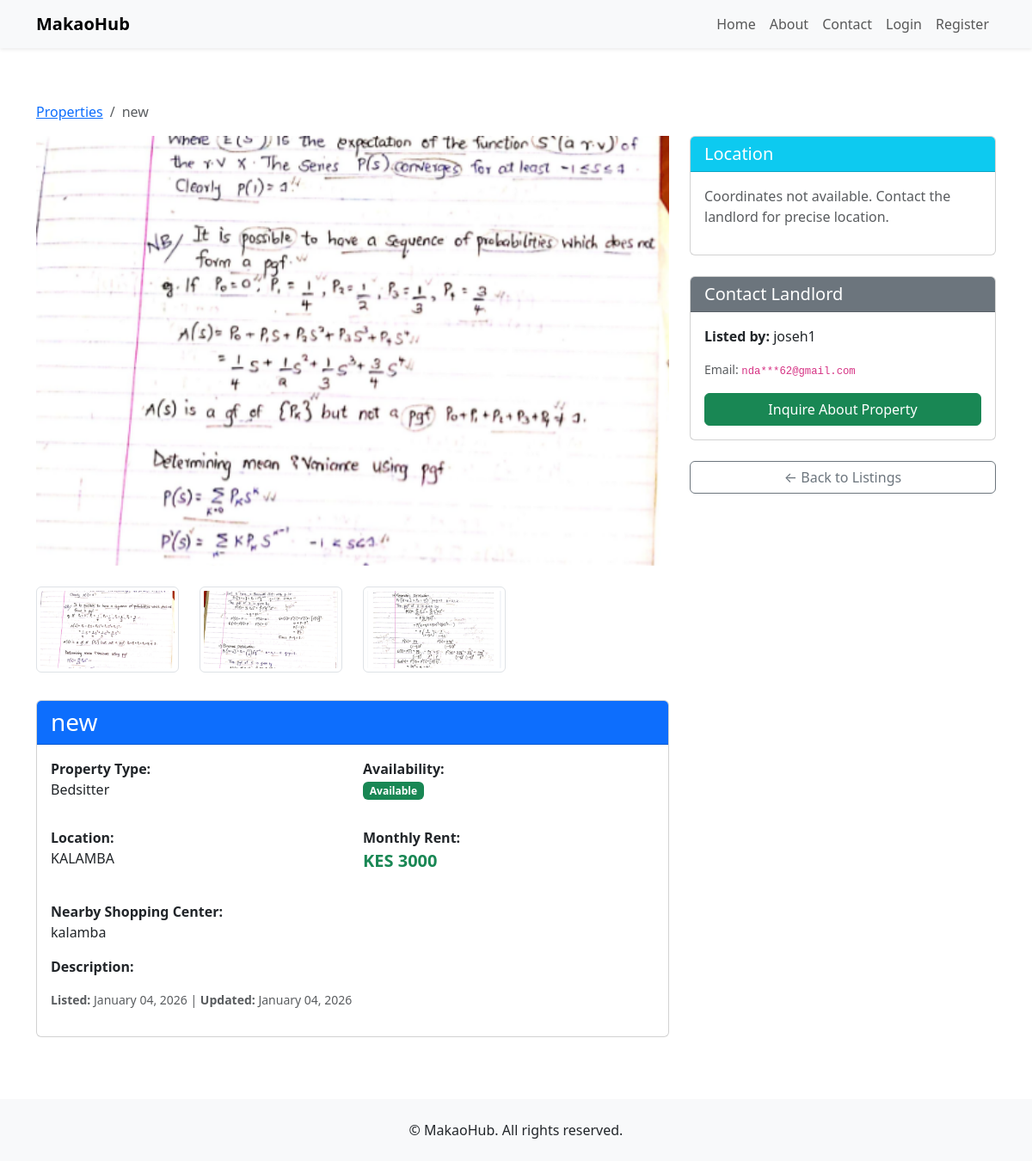
Screenshot of /properties/5/ with the database file from the repository.
### properties/models.py (models this page shows, shortened)
class Property(models.Model):
	class PropertyType(models.TextChoices):
		BEDSITTER = "bedsitter", _("Bedsitter")
		SINGLE_ROOM = "single_room", _("Single room")
		ONE_BEDROOM = "one_bedroom", _("1-bedroom")
		HOSTEL = "hostel", _("Hostel")
		SHARED = "shared", _("Shared")
	class Neighborhood(models.TextChoices):
		MACHAKOS_CBD = "machakos_cbd", _("Machakos CBD")
		MIKUYUNI = "mikuyuni", _("Mikuyuni")
		MATUNGULU = "matungulu", _("Matungulu")
		KANGUNDO = "kangundo", _("Kangundo")
		KIAMBU = "kiambu", _("Kiambu")
		OTHER = "other", _("Other")
	landlord = models.ForeignKey(
		settings.AUTH_USER_MODEL,
		on_delete=models.CASCADE,
		related_name="properties",
		help_text=_("The landlord (owner) who listed this property."),
	)
	title = models.CharField(max_length=200)
	property_type = models.CharField(
		max_length=32, choices=PropertyType.choices, default=PropertyType.BEDSITTER
	)
	location = models.CharField(
		max_length=255,
		help_text=_("Address or description of where the property is located (e.g. Machakos Town)."),
	)
	neighborhood = models.CharField(
		max_length=32,
		choices=Neighborhood.choices,
		default=Neighborhood.MACHAKOS_CBD,
		help_text=_("Neighborhood or area in Machakos."),
	)
	nearby_shopping_center = models.CharField(
		max_length=255,
		blank=True,
		help_text=_("Nearest shopping center or landmark."),
	)
	monthly_rent = models.DecimalField(
		max_digits=10, decimal_places=2, help_text=_("Monthly rent in Kenyan Shillings (KES).")
	)
	description = models.TextField(blank=True)
	is_available = models.BooleanField(default=True)
	is_featured = models.BooleanField(default=False)
	featured_until = models.DateTimeField(null=True, blank=True)
	latitude = models.DecimalField(max_digits=9, decimal_places=6, null=True, blank=True)
	longitude = models.DecimalField(max_digits=9, decimal_places=6, null=True, blank=True)
	video = models.FileField(
		upload_to="property_videos/",
		blank=True,
		null=True,
		help_text=_("Upload a short video of the property (optional)."),
	)
	created_at = models.DateTimeField(auto_now_add=True)
	updated_at = models.DateTimeField(auto_now=True)
	objects = PropertyManager()
	class Meta:
		ordering = ["-created_at"]

class PropertyImage(models.Model):
	property = models.ForeignKey(
		Property, on_delete=models.CASCADE, related_name="images"
	)
	image = models.ImageField(upload_to="property_images/")
	caption = models.CharField(max_length=255, blank=True)
	uploaded_at = models.DateTimeField(auto_now_add=True)

### properties/views.py (the view)
# urls.py: path("<int:id>/", views.property_detail, name="detail"),
def property_detail(request, id):
	from .models import SavedProperty
	prop = get_object_or_404(Property, id=id)
	images = prop.images.all()
	is_saved = False
	if request.user.is_authenticated and hasattr(request.user, "profile") and request.user.profile.role == "tenant":
		is_saved = SavedProperty.objects.filter(tenant=request.user, property=prop).exists()
	google_maps_api_key = getattr(django_settings, "GOOGLE_MAPS_API_KEY", "") or ""
	return render(
		request,
		"properties/property_detail.html",
		{
			"property": prop,
			"images": images,
			"is_saved": is_saved,
			"google_maps_api_key": google_maps_api_key,
			"masked_landlord_email": mask_email(prop.landlord.email),
		},
	)

### properties/models.py (called while the page is built)
	def get_queryset(self):
		return PropertyQuerySet(self.model, using=self._db)

### properties/utils.py (called while the page is built)
def mask_email(email):
    if not email or '@' not in email:
        return email
    username, domain = email.split('@', 1)
    if len(username) <= 3:
        masked_username = username
    elif len(username) <= 5:
        masked_username = username[:2] + '*' * (len(username) - 2)
    else:
        masked_username = username[:3] + '***' + username[-2:]
    return f"{masked_username}@{domain}"

### properties/templates/properties/property_detail.html (shortened to what this page needs)
{% extends "base.html" %}
{% block extra_head %}
    <link rel="stylesheet" href="https://cdnjs.cloudflare.com/ajax/libs/leaflet/1.9.4/leaflet.min.css" />
{% endblock %}
{% block content %}
<div class="my-5">
    <nav aria-label="breadcrumb">
        <ol class="breadcrumb">
            <li class="breadcrumb-item"><a href="{% url 'properties:list' %}">Properties</a></li>
            <li class="breadcrumb-item active">{{ property.title }}</li>
        </ol>
    </nav>
    <div class="row">
        <div class="col-lg-8">
            {% if images %}
                <div id="propertyCarousel" class="carousel slide mb-4" data-bs-ride="carousel">
                    <div class="carousel-inner">
                        {% for img in images %}
                            {% if img.image %}
                                <div class="carousel-item {% if forloop.first %}active{% endif %}">
                                    <img src="{{ img.image.url }}" class="d-block w-100 img-fluid" alt="{% if img.caption %}{{ img.caption }}{% else %}{{ property.title }}{% endif %}" style="max-height: 500px; object-fit: cover;">
                                </div>
                            {% endif %}
                        {% endfor %}
                    </div>
                    {% if images|length > 1 %}
                        <button class="carousel-control-prev" type="button" data-bs-target="#propertyCarousel" data-bs-slide="prev">
                            <span class="carousel-control-prev-icon" aria-hidden="true"></span>
                        </button>
                        <button class="carousel-control-next" type="button" data-bs-target="#propertyCarousel" data-bs-slide="next">
                            <span class="carousel-control-next-icon" aria-hidden="true"></span>
                        </button>
                    {% endif %}
                </div>
                {% if images|length > 1 %}
                    <div class="row mb-4">
                        {% for img in images %}
                            {% if img.image %}
                                <div class="col-6 col-md-3 mb-2">
                                    <img src="{{ img.image.url }}" class="img-thumbnail img-fluid w-100" alt="{% if img.caption %}{{ img.caption }}{% else %}{{ property.title }} thumbnail{% endif %}" style="max-height: 100px; object-fit: cover;">
                                </div>
                            {% endif %}
                        {% endfor %}
                    </div>
                {% endif %}
            {% else %}
                <div class="bg-light p-5 text-center mb-4 rounded">
                    <p class="text-muted mb-0">No images available for this property.</p>
                </div>
            {% endif %}
            <div class="card mb-4">
                <div class="card-header bg-primary text-white">
                    <h3 class="mb-0">{{ property.title }}
                    </h3>
                </div>
                <div class="card-body">
                    <div class="row mb-3">
                        <div class="col-md-6">
                            <strong>Property Type:</strong>
                            <p>{{ property.get_property_type_display }}</p>
                        </div>
                        <div class="col-md-6">
                            <strong>Availability:</strong>
                            <p>
                                {% if property.is_available %}
                                    <span class="badge bg-success">Available</span>
                                {% else %}
                                    <span class="badge bg-secondary">Not Available</span>
                                {% endif %}
                            </p>
                        </div>
                    </div>
                    <div class="row mb-3">
                        <div class="col-md-6">
                            <strong>Location:</strong>
                            <p>{{ property.location }}</p>
                        </div>
                        <div class="col-md-6">
                            <strong>Monthly Rent:</strong>
                            <p class="text-success" style="font-size: 1.25rem;"><strong>KES {{ property.monthly_rent|floatformat:0 }}</strong></p>
                        </div>
                    </div>
                    {% if property.nearby_shopping_center %}
                        <div class="mb-3">
                            <strong>Nearby Shopping Center:</strong>
                            <p>{{ property.nearby_shopping_center }}</p>
                        </div>
                    {% endif %}
                    <div class="mb-3">
                        <strong>Description:</strong>
                    </div>
                    <p class="text-muted small">
                        <strong>Listed:</strong> {{ property.created_at|date:"F d, Y" }} |
                        <strong>Updated:</strong> {{ property.updated_at|date:"F d, Y" }}
                    </p>
                </div>
            </div>
        </div>
        <div class="col-lg-4">
            {% if property.latitude and property.longitude %}
                <div class="card mb-4">
                    <div class="card-header bg-info text-white">
                        <h5 class="mb-0">Property Location</h5>
                    </div>
                    <div class="card-body p-0">
                        <div id="map"></div>
                    </div>
                </div>
                {% if google_maps_api_key %}
                <div class="card mb-4">
                    <div class="card-header bg-secondary text-white py-2">
                        <h6 class="mb-0">Map preview</h6>
                    </div>
                    <div class="card-body p-0">
                        <div id="map-google-preview"></div>
                    </div>
                </div>
                {% endif %}
            {% else %}
                <div class="card mb-4">
                    <div class="card-header bg-info text-white">
                        <h5 class="mb-0">Location</h5>
                    </div>
                    <div class="card-body">
                        <p class="text-muted">Coordinates not available. Contact the landlord for precise location.</p>
                    </div>
                </div>
            {% endif %}
            {% if not user.is_authenticated or user.profile.role != 'landlord' or property.landlord != user %}
                <div class="card mb-4">
                    <div class="card-header bg-secondary text-white">
                        <h5 class="mb-0">Contact Landlord</h5>
                    </div>
                    <div class="card-body">
                                                <p><strong>Listed by:</strong> {{ property.landlord.get_full_name|default:property.landlord.username }}</p>
                                                <p class="text-muted small">Email: <code class="masked-landlord-email" data-real-email="{{ property.landlord.email }}">{{ masked_landlord_email }}</code></p>
                                                {% if user.is_authenticated and user.profile and user.profile.role|lower == 'tenant' %}
                                                        <div class="d-flex flex-wrap gap-2 mb-2">
                                                            <button type="button" class="btn btn-outline-primary payment-btn"
                                                                data-feature="contact"
                                                                data-bs-toggle="tooltip"
                                                                data-bs-placement="top"
                                                                title="Unlock landlord's contact details for KES 50. Payment required."
                                                                {% if not user.profile.phone_number %}disabled{% endif %}>
                                                                <span class="locked-text">Unlock Contact (KES 50)</span>
                                                                <span class="unlocked-text d-none">Contact Unlocked</span>
                                                            </button>
                                                            <button type="button" class="btn btn-outline-success payment-btn"
                                                                data-feature="chat"
                                                                data-bs-toggle="tooltip"
                                                                data-bs-placement="top"
                                                                title="Unlock chat with landlord for KES 80. Payment required."
                                                                {% if not user.profile.phone_number %}disabled{% endif %}>
                                                                <span class="locked-text">Unlock Chat (KES 80)</span>
                                                                <span class="unlocked-text d-none">Chat Unlocked</span>
                                                            </button>
                                                            <button type="button" class="btn btn-outline-warning payment-btn"
                                                                data-feature="visit"
                                                                data-bs-toggle="tooltip"
                                                                data-bs-placement="top"
                                                                title="Confirm a visit or booking for KES 100. Payment required."
                                                                {% if not user.profile.phone_number %}disabled{% endif %}>
                                                                <span class="locked-text">Confirm Visit/Booking (KES 100)</span>
                                                                <span class="unlocked-text d-none">Visit/Booking Confirmed</span>
                                                            </button>
                                                        </div>
                                                        {% if not user.profile.phone_number %}
                                                            <div class="alert alert-info mt-2">
                                                                <i class="bi bi-info-circle"></i>
                                                                Please add your phone number to your profile to enable payments.
                                                            </div>
                                                        {% endif %}
                                                        <a href="{% url 'properties:send_inquiry' property.id %}" class="btn btn-success w-100 mb-2">Inquire About Property</a>
                                                        <form method="post" action="{% if is_saved %}{% url 'properties:unsave' property.id %}{% else %}{% url 'properties:save' property.id %}{% endif %}">
                                                                {% csrf_token %}
                                                                <button type="submit" class="btn {% if is_saved %}btn-outline-danger{% else %}btn-outline-primary{% endif %} w-100">
                                                                        {% if is_saved %}Remove from Saved{% else %}Save Property{% endif %}
                                                                </button>
                                                        </form>
                                                {% else %}
                                                        <a href="{% url 'properties:send_inquiry' property.id %}" class="btn btn-success w-100">Inquire About Property</a>
                                                {% endif %}
                    </div>
                </div>
            {% endif %}
            <div>
                <a href="{% url 'properties:list' %}" class="btn btn-outline-secondary w-100">← Back to Listings</a>
            </div>
        </div>
    </div>
</div>
{% endblock %}

### templates/base.html (style rules this page uses)
body { padding-top: 70px; }

### rows the page displays
Property: title "new", property_type "Bedsitter", location "KALAMBA", monthly_rent "3000", nearby_shopping_center "kalamba", created_at "January 04, 2026", updated_at "January 04, 2026", landlord.get_full_name "joseh1"
PropertyImage: image (picture)
PropertyImage: image (picture)
PropertyImage: image (picture)

### other values shown
{{ masked_landlord_email }} "nda***62@gmail.com"
